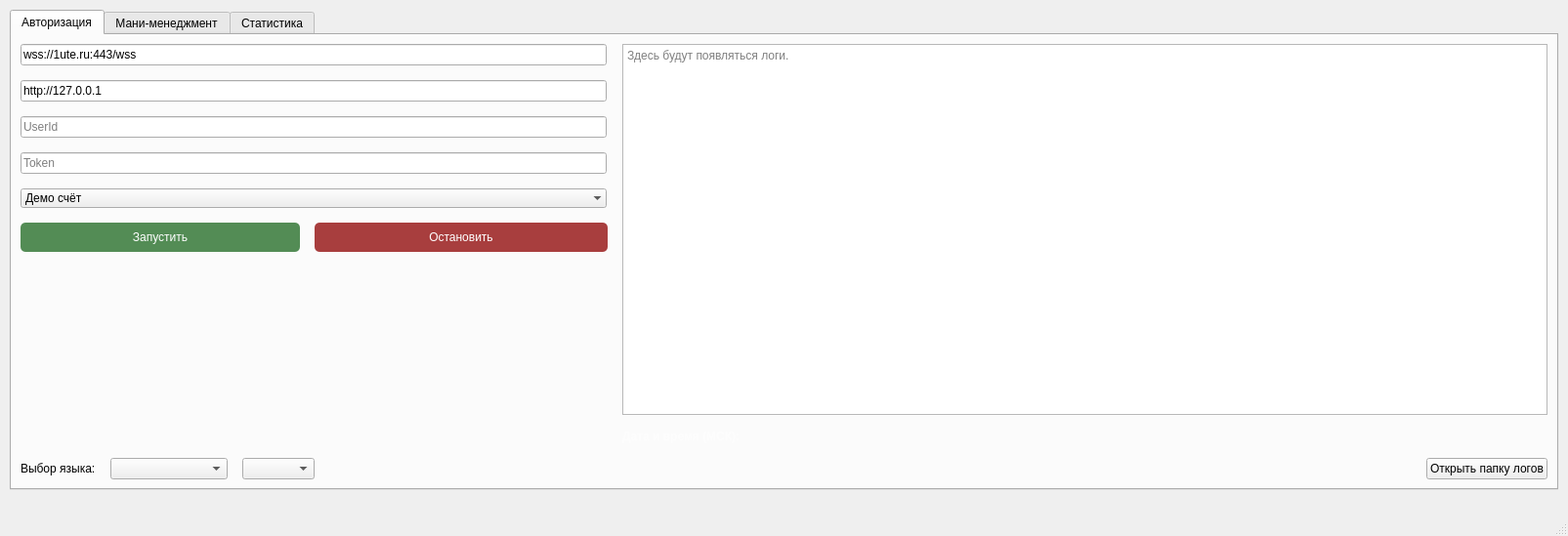
<?xml version="1.0" encoding="UTF-8"?>
<ui version="4.0">
 <class>MainWindow</class>
 <widget class="QMainWindow" name="MainWindow">
  <property name="windowModality">
   <enum>Qt::NonModal</enum>
  </property>
  <property name="geometry">
   <rect>
    <x>0</x>
    <y>0</y>
    <width>1605</width>
    <height>521</height>
   </rect>
  </property>
  <property name="sizePolicy">
   <sizepolicy hsizetype="Expanding" vsizetype="Expanding">
    <horstretch>0</horstretch>
    <verstretch>0</verstretch>
   </sizepolicy>
  </property>
  <property name="contextMenuPolicy">
   <enum>Qt::NoContextMenu</enum>
  </property>
  <property name="windowTitle">
   <string>UteBot</string>
  </property>
  <property name="layoutDirection">
   <enum>Qt::LeftToRight</enum>
  </property>
  <property name="styleSheet">
   <string notr="true"/>
  </property>
  <property name="animated">
   <bool>true</bool>
  </property>
  <property name="unifiedTitleAndToolBarOnMac">
   <bool>false</bool>
  </property>
  <widget class="QWidget" name="centralwidget">
   <property name="sizePolicy">
    <sizepolicy hsizetype="Expanding" vsizetype="Expanding">
     <horstretch>0</horstretch>
     <verstretch>17</verstretch>
    </sizepolicy>
   </property>
   <property name="layoutDirection">
    <enum>Qt::LeftToRight</enum>
   </property>
   <property name="styleSheet">
    <string notr="true"/>
   </property>
   <layout class="QGridLayout" name="gridLayout_7">
    <property name="leftMargin">
     <number>10</number>
    </property>
    <property name="topMargin">
     <number>10</number>
    </property>
    <property name="rightMargin">
     <number>10</number>
    </property>
    <property name="bottomMargin">
     <number>25</number>
    </property>
    <item row="3" column="0">
     <widget class="QTabWidget" name="tabWidget">
      <property name="sizePolicy">
       <sizepolicy hsizetype="Expanding" vsizetype="Expanding">
        <horstretch>200</horstretch>
        <verstretch>200</verstretch>
       </sizepolicy>
      </property>
      <property name="styleSheet">
       <string notr="true"/>
      </property>
      <property name="currentIndex">
       <number>0</number>
      </property>
      <widget class="QWidget" name="tab_authorization">
       <property name="sizePolicy">
        <sizepolicy hsizetype="Expanding" vsizetype="Expanding">
         <horstretch>0</horstretch>
         <verstretch>0</verstretch>
        </sizepolicy>
       </property>
       <attribute name="title">
        <string>Авторизация</string>
       </attribute>
       <layout class="QGridLayout" name="gridLayout_2">
        <property name="spacing">
         <number>15</number>
        </property>
        <item row="4" column="0">
         <widget class="QLineEdit" name="token_edit">
          <property name="minimumSize">
           <size>
            <width>0</width>
            <height>0</height>
           </size>
          </property>
          <property name="maximumSize">
           <size>
            <width>600</width>
            <height>16777215</height>
           </size>
          </property>
          <property name="styleSheet">
           <string notr="true"/>
          </property>
          <property name="echoMode">
           <enum>QLineEdit::Password</enum>
          </property>
          <property name="placeholderText">
           <string>Token</string>
          </property>
         </widget>
        </item>
        <item row="6" column="0">
         <layout class="QFormLayout" name="formLayout">
          <item row="0" column="0">
           <widget class="QPushButton" name="startButton">
            <property name="minimumSize">
             <size>
              <width>286</width>
              <height>0</height>
             </size>
            </property>
            <property name="maximumSize">
             <size>
              <width>300</width>
              <height>16777215</height>
             </size>
            </property>
            <property name="cursor">
             <cursorShape>PointingHandCursor</cursorShape>
            </property>
            <property name="styleSheet">
             <string notr="true">QPushButton {
    background-color: rgb(83, 140, 85);
    color: white;
    border-radius: 5px;
    padding: 8px;
    font-size: 12px;
}

QPushButton:hover {
    background-color: rgb(73, 120, 75); /* чуть темнее */
}

QPushButton:pressed {
    background-color: rgb(63, 100, 65); /* еще темнее при нажатии */
    padding-top: 9px;
    padding-bottom: 7px;
}
</string>
            </property>
            <property name="text">
             <string>Запустить</string>
            </property>
           </widget>
          </item>
          <item row="0" column="1">
           <widget class="QPushButton" name="stopButton">
            <property name="enabled">
             <bool>true</bool>
            </property>
            <property name="minimumSize">
             <size>
              <width>300</width>
              <height>0</height>
             </size>
            </property>
            <property name="maximumSize">
             <size>
              <width>300</width>
              <height>16777215</height>
             </size>
            </property>
            <property name="cursor">
             <cursorShape>PointingHandCursor</cursorShape>
            </property>
            <property name="styleSheet">
             <string notr="true">QPushButton {
    background-color: #a83e3e;
    color: white;
    border-radius: 5px;
    padding: 8px;
    font-size: 12px;
}

QPushButton:hover {
    background-color: #922f2f; /* чуть темнее */
}

QPushButton:pressed {
    background-color: #7a2424; /* ещё темнее при нажатии */
    padding-top: 9px;
    padding-bottom: 7px;
}
</string>
            </property>
            <property name="text">
             <string>Остановить</string>
            </property>
           </widget>
          </item>
         </layout>
        </item>
        <item row="14" column="0">
         <widget class="QTimeEdit" name="timeEdit">
          <property name="maximumSize">
           <size>
            <width>16777215</width>
            <height>0</height>
           </size>
          </property>
          <property name="styleSheet">
           <string notr="true">
                                                background-color: rgb(18, 26, 61);
                                                color: white;
                                                border-radius: 5px;
                                                padding: 5px;
                                                font-size: 12px;
                                            </string>
          </property>
          <property name="displayFormat">
           <string>hh:mm:ss</string>
          </property>
         </widget>
        </item>
        <item row="3" column="0">
         <widget class="QLineEdit" name="userid_edit">
          <property name="minimumSize">
           <size>
            <width>0</width>
            <height>0</height>
           </size>
          </property>
          <property name="maximumSize">
           <size>
            <width>600</width>
            <height>16777215</height>
           </size>
          </property>
          <property name="styleSheet">
           <string notr="true">
                                                ;
                                            </string>
          </property>
          <property name="placeholderText">
           <string>UserId</string>
          </property>
         </widget>
        </item>
        <item row="1" column="0">
         <widget class="QLineEdit" name="urlEdit">
          <property name="minimumSize">
           <size>
            <width>0</width>
            <height>0</height>
           </size>
          </property>
          <property name="maximumSize">
           <size>
            <width>600</width>
            <height>16777215</height>
           </size>
          </property>
          <property name="styleSheet">
           <string notr="true"/>
          </property>
          <property name="text">
           <string>wss://1ute.ru:443/wss</string>
          </property>
          <property name="placeholderText">
           <string>UTE URL</string>
          </property>
         </widget>
        </item>
        <item row="2" column="0">
         <widget class="QLineEdit" name="mt4Url">
          <property name="minimumSize">
           <size>
            <width>0</width>
            <height>0</height>
           </size>
          </property>
          <property name="maximumSize">
           <size>
            <width>600</width>
            <height>16777215</height>
           </size>
          </property>
          <property name="styleSheet">
           <string notr="true"/>
          </property>
          <property name="text">
           <string>http://127.0.0.1</string>
          </property>
          <property name="placeholderText">
           <string>MT4 URL</string>
          </property>
         </widget>
        </item>
        <item row="19" column="2" alignment="Qt::AlignRight">
         <widget class="QPushButton" name="logsButton">
          <property name="maximumSize">
           <size>
            <width>180</width>
            <height>16777215</height>
           </size>
          </property>
          <property name="styleSheet">
           <string notr="true"/>
          </property>
          <property name="text">
           <string>Открыть папку логов</string>
          </property>
         </widget>
        </item>
        <item row="5" column="0">
         <widget class="QComboBox" name="type_account">
          <property name="sizePolicy">
           <sizepolicy hsizetype="Expanding" vsizetype="Fixed">
            <horstretch>0</horstretch>
            <verstretch>0</verstretch>
           </sizepolicy>
          </property>
          <property name="minimumSize">
           <size>
            <width>0</width>
            <height>0</height>
           </size>
          </property>
          <property name="maximumSize">
           <size>
            <width>600</width>
            <height>16777215</height>
           </size>
          </property>
          <property name="styleSheet">
           <string notr="true"/>
          </property>
          <property name="frame">
           <bool>false</bool>
          </property>
          <item>
           <property name="text">
            <string notr="true" comment="demo">Демо счёт</string>
           </property>
          </item>
          <item>
           <property name="text">
            <string comment="real_dollar" extracomment="real_dollar">Реальный
                                                    долларовый
                                                </string>
           </property>
          </item>
          <item>
           <property name="text">
            <string comment="real_rub">Реальный рублёвый</string>
           </property>
          </item>
         </widget>
        </item>
        <item row="1" column="2" rowspan="17">
         <widget class="QTextBrowser" name="textBrowser">
          <property name="styleSheet">
           <string notr="true"/>
          </property>
          <property name="placeholderText">
           <string>Здесь будут появляться логи.</string>
          </property>
         </widget>
        </item>
        <item row="15" column="0">
         <widget class="QSpinBox" name="spinBox">
          <property name="maximumSize">
           <size>
            <width>16777215</width>
            <height>0</height>
           </size>
          </property>
          <property name="styleSheet">
           <string notr="true">
                                                background-color: rgb(18, 26, 61);
                                                color: white;
                                                border-radius: 5px;
                                                padding: 5px;
                                                font-size: 12px;
                                            </string>
          </property>
          <property name="value">
           <number>80</number>
          </property>
         </widget>
        </item>
        <item row="19" column="0">
         <layout class="QGridLayout" name="gridLayout">
          <property name="sizeConstraint">
           <enum>QLayout::SetMinimumSize</enum>
          </property>
          <property name="rightMargin">
           <number>300</number>
          </property>
          <item row="4" column="0">
           <widget class="QLabel" name="label">
            <property name="maximumSize">
             <size>
              <width>130</width>
              <height>16777215</height>
             </size>
            </property>
            <property name="text">
             <string>Выбор языка:</string>
            </property>
           </widget>
          </item>
          <item row="4" column="2">
           <widget class="QComboBox" name="language_combo">
            <property name="minimumSize">
             <size>
              <width>120</width>
              <height>0</height>
             </size>
            </property>
            <property name="maximumSize">
             <size>
              <width>120</width>
              <height>16777215</height>
             </size>
            </property>
            <property name="layoutDirection">
             <enum>Qt::LeftToRight</enum>
            </property>
            <property name="styleSheet">
             <string notr="true"/>
            </property>
            <property name="insertPolicy">
             <enum>QComboBox::InsertAtCurrent</enum>
            </property>
           </widget>
          </item>
          <item row="4" column="3">
           <widget class="QComboBox" name="theme_combo">
            <property name="styleSheet">
             <string notr="true"/>
            </property>
           </widget>
          </item>
         </layout>
        </item>
        <item row="18" column="2">
         <widget class="QLabel" name="stats_overlay_time">
          <property name="styleSheet">
           <string notr="true">color: rgba(255, 255, 255, 150);
                                                font-weight: bold;
                                            </string>
          </property>
          <property name="text">
           <string>Дата и время (МСК):</string>
          </property>
         </widget>
        </item>
       </layout>
       <widget class="QLabel" name="label_4">
        <property name="geometry">
         <rect>
          <x>15</x>
          <y>228</y>
          <width>91</width>
          <height>0</height>
         </rect>
        </property>
        <property name="font">
         <font>
          <pointsize>-1</pointsize>
         </font>
        </property>
        <property name="styleSheet">
         <string notr="true">color: white; font-size: 12px;</string>
        </property>
        <property name="text">
         <string>Сумма сделки:</string>
        </property>
       </widget>
       <widget class="QDoubleSpinBox" name="sum_edit">
        <property name="geometry">
         <rect>
          <x>10</x>
          <y>243</y>
          <width>391</width>
          <height>0</height>
         </rect>
        </property>
        <property name="styleSheet">
         <string notr="true">
                                        background-color: rgb(18, 26, 61);
                                        color: white;
                                        border-radius: 5px;
                                        padding: 5px;
                                        font-size: 12px;
                                    </string>
        </property>
        <property name="maximum">
         <double>9999999.000000000000000</double>
        </property>
       </widget>
      </widget>
      <widget class="QWidget" name="tab_money_management">
       <property name="sizePolicy">
        <sizepolicy hsizetype="Expanding" vsizetype="Expanding">
         <horstretch>0</horstretch>
         <verstretch>0</verstretch>
        </sizepolicy>
       </property>
       <attribute name="title">
        <string>Мани-менеджмент</string>
       </attribute>
       <layout class="QGridLayout" name="gridLayout_3">
        <item row="2" column="4">
         <widget class="QSplitter" name="splitter">
          <property name="styleSheet">
           <string notr="true"/>
          </property>
          <property name="orientation">
           <enum>Qt::Horizontal</enum>
          </property>
          <widget class="QWidget" name="verticalLayoutWidget">
           <layout class="QHBoxLayout" name="horizontalLayout">
            <item>
             <layout class="QGridLayout" name="gridLayout_5">
              <item row="1" column="3">
               <widget class="QPushButton" name="deleteButton">
                <property name="maximumSize">
                 <size>
                  <width>130</width>
                  <height>16777215</height>
                 </size>
                </property>
                <property name="cursor">
                 <cursorShape>PointingHandCursor</cursorShape>
                </property>
                <property name="styleSheet">
                 <string notr="true">QPushButton {
    background-color: #a83e3e;
    color: white;
    border-radius: 5px;
    padding: 8px;
    font-size: 12px;
}

QPushButton:hover {
    background-color: #922f2f; /* чуть темнее */
}

QPushButton:pressed {
    background-color: #7a2424; /* ещё темнее при нажатии */
    padding-top: 9px;
    padding-bottom: 7px;
}
</string>
                </property>
                <property name="text">
                 <string>Удалить позицию</string>
                </property>
               </widget>
              </item>
              <item row="1" column="5">
               <widget class="QPushButton" name="saveButton">
                <property name="maximumSize">
                 <size>
                  <width>150</width>
                  <height>16777215</height>
                 </size>
                </property>
                <property name="cursor">
                 <cursorShape>PointingHandCursor</cursorShape>
                </property>
                <property name="styleSheet">
                 <string notr="true"/>
                </property>
                <property name="text">
                 <string>Применить настройки</string>
                </property>
               </widget>
              </item>
              <item row="0" column="0" colspan="6">
               <widget class="QTableWidget" name="manage_table">
                <property name="sizePolicy">
                 <sizepolicy hsizetype="Expanding" vsizetype="Expanding">
                  <horstretch>0</horstretch>
                  <verstretch>0</verstretch>
                 </sizepolicy>
                </property>
                <property name="minimumSize">
                 <size>
                  <width>550</width>
                  <height>0</height>
                 </size>
                </property>
                <property name="styleSheet">
                 <string notr="true"/>
                </property>
                <property name="horizontalScrollBarPolicy">
                 <enum>Qt::ScrollBarAsNeeded</enum>
                </property>
                <property name="autoScroll">
                 <bool>true</bool>
                </property>
                <attribute name="horizontalHeaderCascadingSectionResizes">
                 <bool>true</bool>
                </attribute>
                <attribute name="verticalHeaderVisible">
                 <bool>false</bool>
                </attribute>
                <attribute name="verticalHeaderCascadingSectionResizes">
                 <bool>false</bool>
                </attribute>
                <attribute name="verticalHeaderHighlightSections">
                 <bool>false</bool>
                </attribute>
                <attribute name="verticalHeaderStretchLastSection">
                 <bool>false</bool>
                </attribute>
                <column>
                 <property name="text">
                  <string>№</string>
                 </property>
                </column>
                <column>
                 <property name="text">
                  <string>Режим обработки</string>
                 </property>
                </column>
                <column>
                 <property name="text">
                  <string>Инвестиция</string>
                 </property>
                </column>
                <column>
                 <property name="text">
                  <string>Экспирация</string>
                 </property>
                </column>
                <column>
                 <property name="text">
                  <string>WIN</string>
                 </property>
                </column>
                <column>
                 <property name="text">
                  <string>LOSS</string>
                 </property>
                </column>
                <column>
                 <property name="text">
                  <string>Тейк профит</string>
                 </property>
                </column>
                <column>
                 <property name="text">
                  <string>Стоп лосс</string>
                 </property>
                </column>
               </widget>
              </item>
              <item row="1" column="4">
               <widget class="QPushButton" name="addButton">
                <property name="maximumSize">
                 <size>
                  <width>130</width>
                  <height>16777215</height>
                 </size>
                </property>
                <property name="cursor">
                 <cursorShape>PointingHandCursor</cursorShape>
                </property>
                <property name="styleSheet">
                 <string notr="true">QPushButton {
    background-color: rgb(83, 140, 85);
    color: white;
    border-radius: 5px;
    padding: 8px;
    font-size: 12px;
}

QPushButton:hover {
    background-color: rgb(73, 120, 75); /* чуть темнее */
}

QPushButton:pressed {
    background-color: rgb(63, 100, 65); /* еще темнее при нажатии */
    padding-top: 9px;
    padding-bottom: 7px;
}
</string>
                </property>
                <property name="text">
                 <string>Добавить позицию</string>
                </property>
               </widget>
              </item>
             </layout>
            </item>
           </layout>
          </widget>
          <widget class="QWidget" name="layoutWidget">
           <layout class="QHBoxLayout" name="sideSettings">
            <property name="topMargin">
             <number>15</number>
            </property>
            <property name="rightMargin">
             <number>15</number>
            </property>
            <property name="bottomMargin">
             <number>8</number>
            </property>
            <item>
             <widget class="QLabel" name="niggalabel">
              <property name="styleSheet">
               <string notr="true"/>
              </property>
              <property name="text">
               <string>Здесь появятся дополнительные
                                                                настройки после запуска бота
                                                            </string>
              </property>
             </widget>
            </item>
           </layout>
          </widget>
         </widget>
        </item>
       </layout>
      </widget>
      <widget class="QWidget" name="tab_statistics">
       <property name="sizePolicy">
        <sizepolicy hsizetype="Expanding" vsizetype="Expanding">
         <horstretch>0</horstretch>
         <verstretch>0</verstretch>
        </sizepolicy>
       </property>
       <attribute name="title">
        <string>Статистика</string>
       </attribute>
       <layout class="QGridLayout" name="gridLayout_6">
        <property name="spacing">
         <number>15</number>
        </property>
        <item row="0" column="6">
         <widget class="QDateTimeEdit" name="dateTimeEdit_2">
          <property name="cursor">
           <cursorShape>PointingHandCursor</cursorShape>
          </property>
          <property name="styleSheet">
           <string notr="true"/>
          </property>
          <property name="calendarPopup">
           <bool>true</bool>
          </property>
         </widget>
        </item>
        <item row="0" column="5">
         <widget class="QDateTimeEdit" name="dateTimeEdit_1">
          <property name="cursor">
           <cursorShape>PointingHandCursor</cursorShape>
          </property>
          <property name="styleSheet">
           <string notr="true"/>
          </property>
          <property name="calendarPopup">
           <bool>true</bool>
          </property>
         </widget>
        </item>
        <item row="1" column="1" rowspan="2" colspan="9">
         <widget class="QTableWidget" name="trades_table">
          <property name="enabled">
           <bool>true</bool>
          </property>
          <property name="minimumSize">
           <size>
            <width>0</width>
            <height>0</height>
           </size>
          </property>
          <property name="styleSheet">
           <string notr="true"/>
          </property>
          <property name="verticalScrollBarPolicy">
           <enum>Qt::ScrollBarAlwaysOn</enum>
          </property>
          <property name="horizontalScrollBarPolicy">
           <enum>Qt::ScrollBarAlwaysOn</enum>
          </property>
          <property name="sizeAdjustPolicy">
           <enum>QAbstractScrollArea::AdjustIgnored</enum>
          </property>
          <property name="showGrid">
           <bool>true</bool>
          </property>
          <property name="wordWrap">
           <bool>false</bool>
          </property>
          <property name="rowCount">
           <number>0</number>
          </property>
          <property name="columnCount">
           <number>12</number>
          </property>
          <attribute name="horizontalHeaderMinimumSectionSize">
           <number>112</number>
          </attribute>
          <attribute name="horizontalHeaderDefaultSectionSize">
           <number>112</number>
          </attribute>
          <attribute name="horizontalHeaderHighlightSections">
           <bool>false</bool>
          </attribute>
          <attribute name="verticalHeaderVisible">
           <bool>false</bool>
          </attribute>
          <attribute name="verticalHeaderHighlightSections">
           <bool>false</bool>
          </attribute>
          <column>
           <property name="text">
            <string>Тип счёта</string>
           </property>
          </column>
          <column>
           <property name="text">
            <string>Актив</string>
           </property>
          </column>
          <column>
           <property name="text">
            <string>Время открытия</string>
           </property>
          </column>
          <column>
           <property name="text">
            <string>Экспирация</string>
           </property>
          </column>
          <column>
           <property name="text">
            <string>Время закрытия</string>
           </property>
          </column>
          <column>
           <property name="text">
            <string>Цена открытия</string>
           </property>
          </column>
          <column>
           <property name="text">
            <string>Сделка</string>
           </property>
          </column>
          <column>
           <property name="text">
            <string>Цена закрытия</string>
           </property>
          </column>
          <column>
           <property name="text">
            <string>Пункты</string>
           </property>
          </column>
          <column>
           <property name="text">
            <string>Объём</string>
           </property>
          </column>
          <column>
           <property name="text">
            <string>Процент</string>
           </property>
          </column>
          <column>
           <property name="text">
            <string>Результат</string>
           </property>
          </column>
         </widget>
        </item>
        <item row="0" column="1">
         <widget class="QPushButton" name="toggleSummaryButton">
          <property name="cursor">
           <cursorShape>PointingHandCursor</cursorShape>
          </property>
          <property name="styleSheet">
           <string notr="true"/>
          </property>
          <property name="text">
           <string>Скрыть сводку</string>
          </property>
         </widget>
        </item>
        <item row="0" column="8">
         <widget class="QPushButton" name="btn_apply">
          <property name="cursor">
           <cursorShape>PointingHandCursor</cursorShape>
          </property>
          <property name="styleSheet">
           <string notr="true">QPushButton {
    background-color: rgb(83, 140, 85);
    color: white;
    border-radius: 5px;
    padding: 8px;
    font-size: 12px;
}

QPushButton:hover {
    background-color: rgb(73, 120, 75); /* чуть темнее */
}

QPushButton:pressed {
    background-color: rgb(63, 100, 65); /* еще темнее при нажатии */
    padding-top: 9px;
    padding-bottom: 7px;
}
</string>
          </property>
          <property name="text">
           <string>Применить</string>
          </property>
         </widget>
        </item>
        <item row="0" column="0" rowspan="2">
         <widget class="QTableWidget" name="summary_table">
          <property name="enabled">
           <bool>false</bool>
          </property>
          <property name="sizePolicy">
           <sizepolicy hsizetype="Expanding" vsizetype="Expanding">
            <horstretch>0</horstretch>
            <verstretch>0</verstretch>
           </sizepolicy>
          </property>
          <property name="minimumSize">
           <size>
            <width>460</width>
            <height>360</height>
           </size>
          </property>
          <property name="maximumSize">
           <size>
            <width>440</width>
            <height>360</height>
           </size>
          </property>
          <property name="styleSheet">
           <string notr="true">#summary_table {
padding-left: 8px;
        padding-right: 8px;
        padding-top: 4px;
        padding-bottom: 4px;
           
}</string>
          </property>
          <property name="verticalScrollBarPolicy">
           <enum>Qt::ScrollBarAlwaysOff</enum>
          </property>
          <property name="horizontalScrollBarPolicy">
           <enum>Qt::ScrollBarAlwaysOff</enum>
          </property>
          <property name="sizeAdjustPolicy">
           <enum>QAbstractScrollArea::AdjustIgnored</enum>
          </property>
          <property name="autoScroll">
           <bool>true</bool>
          </property>
          <property name="showGrid">
           <bool>false</bool>
          </property>
          <property name="wordWrap">
           <bool>false</bool>
          </property>
          <property name="rowCount">
           <number>11</number>
          </property>
          <property name="columnCount">
           <number>2</number>
          </property>
          <attribute name="horizontalHeaderVisible">
           <bool>false</bool>
          </attribute>
          <attribute name="horizontalHeaderCascadingSectionResizes">
           <bool>false</bool>
          </attribute>
          <attribute name="horizontalHeaderHighlightSections">
           <bool>false</bool>
          </attribute>
          <attribute name="horizontalHeaderShowSortIndicator" stdset="0">
           <bool>false</bool>
          </attribute>
          <attribute name="horizontalHeaderStretchLastSection">
           <bool>false</bool>
          </attribute>
          <attribute name="verticalHeaderVisible">
           <bool>false</bool>
          </attribute>
          <attribute name="verticalHeaderCascadingSectionResizes">
           <bool>false</bool>
          </attribute>
          <attribute name="verticalHeaderHighlightSections">
           <bool>false</bool>
          </attribute>
          <attribute name="verticalHeaderShowSortIndicator" stdset="0">
           <bool>false</bool>
          </attribute>
          <attribute name="verticalHeaderStretchLastSection">
           <bool>false</bool>
          </attribute>
          <row/>
          <row/>
          <row/>
          <row/>
          <row/>
          <row/>
          <row/>
          <row/>
          <row/>
          <row/>
          <row/>
          <column/>
          <column/>
          <item row="0" column="0">
           <property name="text">
            <string>1</string>
           </property>
          </item>
          <item row="0" column="1">
           <property name="text">
            <string>22222222222222222222222222222222222222222222222222222222222222222222</string>
           </property>
          </item>
         </widget>
        </item>
        <item row="0" column="9">
         <widget class="QPushButton" name="delete_stats">
          <property name="cursor">
           <cursorShape>PointingHandCursor</cursorShape>
          </property>
          <property name="styleSheet">
           <string notr="true">QPushButton {
    background-color: #a83e3e;
    color: white;
    border-radius: 5px;
    padding: 8px;
    font-size: 12px;
}

QPushButton:hover {
    background-color: #922f2f; /* чуть темнее */
}

QPushButton:pressed {
    background-color: #7a2424; /* ещё темнее при нажатии */
    padding-top: 9px;
    padding-bottom: 7px;
}
</string>
          </property>
          <property name="text">
           <string>Сбросить</string>
          </property>
         </widget>
        </item>
        <item row="0" column="2">
         <widget class="QComboBox" name="type_account_statistic">
          <property name="sizePolicy">
           <sizepolicy hsizetype="Fixed" vsizetype="Fixed">
            <horstretch>0</horstretch>
            <verstretch>0</verstretch>
           </sizepolicy>
          </property>
          <property name="cursor">
           <cursorShape>PointingHandCursor</cursorShape>
          </property>
          <property name="styleSheet">
           <string notr="true"/>
          </property>
          <property name="currentText">
           <string>Любой</string>
          </property>
          <item>
           <property name="text">
            <string>Любой</string>
           </property>
          </item>
          <item>
           <property name="text">
            <string>Демо счёт</string>
           </property>
          </item>
          <item>
           <property name="text">
            <string>Реальный долларовый</string>
           </property>
          </item>
          <item>
           <property name="text">
            <string>Реальный рублёвый</string>
           </property>
          </item>
         </widget>
        </item>
       </layout>
      </widget>
     </widget>
    </item>
   </layout>
  </widget>
  <widget class="QStatusBar" name="statusbar"/>
 </widget>
 <tabstops>
  <tabstop>textBrowser</tabstop>
  <tabstop>sum_edit</tabstop>
 </tabstops>
 <resources>
  <include location="icons.qrc"/>
 </resources>
 <connections/>
</ui>
